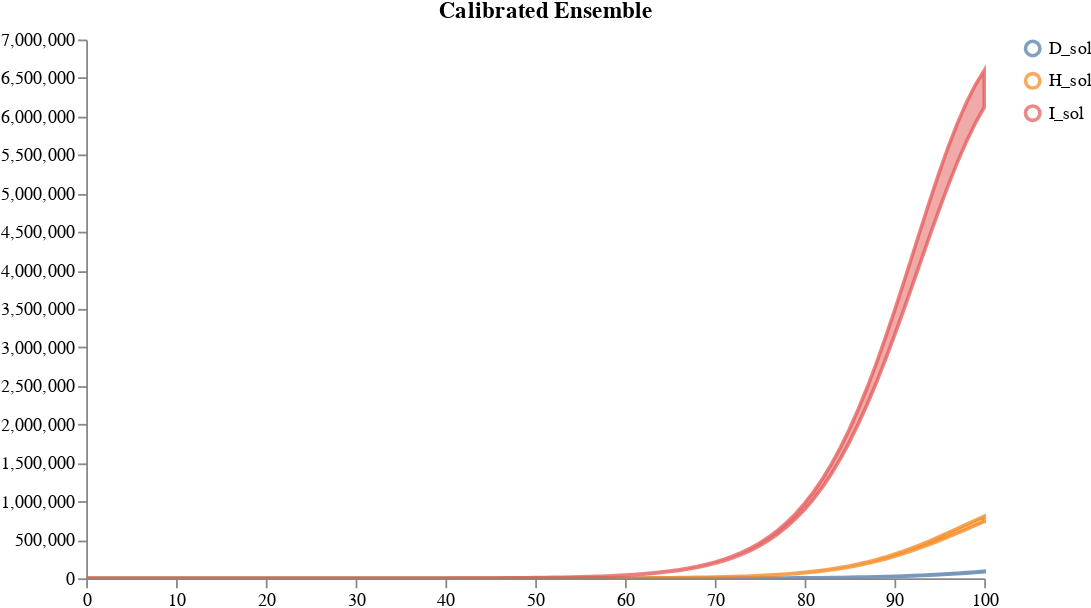

The cell this chart's notebook holds for it:
### Code cell
num_samples = 2
model_paths = [model1_location, model4_location]
data_path = "../../notebook/ensemble_eval_sa/NY_data1.csv"
weights = [1/2, 1/2]
solution_mappings = [{"I": "I", "H": "H", "D": "D"},
                     {"I": "I", "H": "H", "D": "D"}, 
                     ]

# Run the calibration and sampling
result = load_and_calibrate_and_sample_ensemble_model(
    model_paths,
    data_path,
    weights,
    solution_mappings,
    num_samples,
    timepoints,
    verbose=True,
    total_population=19340000,
    num_iterations=10,
    time_unit="days",
    visual_options={"title": "Calibrated Ensemble", "subset":".*_sol"}
)

plots.ipy_display(result["visual"])

### Figure 1 — Vega specification as saved in the notebook (floating-point values rounded to 4 significant figures; data arrays with more than 128 entries replaced by an {"elided": "..."} marker saying what was removed)
{"$schema": "https://vega.github.io/schema/vega/v5.json", "axes": [{"name": "x_axis", "orient": "bottom", "scale": "xscale", "zindex": 100}, {"name": "y_axis", "orient": "left", "scale": "yscale", "zindex": 100}], "data": [{"name": "distributions", "values": {"elided": "303 records"}}, {"name": "traces", "transform": [{"expr": "isValid(datum.value)", "type": "filter"}], "values": []}, {"name": "points", "values": []}, {"name": "markers", "values": []}, {"name": "selected", "on": [{"remove": true, "trigger": "clear"}, {"remove": true, "trigger": "!shift"}, {"insert": "clicked", "trigger": "!shift && clicked"}, {"toggle": "clicked", "trigger": "shift && clicked"}]}], "height": 300, "legends": [{"encode": {"labels": {"interactive": true, "name": "legendLabel", "update": {"opacity": [{"test": "!length(data('selected')) || indata('selected', 'value', datum.value)", "value": 1}, {"value": 0.25}]}}, "symbols": {"interactive": true, "name": "legendSymbol", "update": {"fill": {"value": "transparent"}, "opacity": [{"test": "!length(data('selected')) || indata('selected', 'value', datum.value)", "value": 0.7}, {"value": 0.15}], "size": {"value": 64}, "strokeWidth": {"value": 2}}}}, "name": "color_legend", "stroke": "color"}], "marks": [{"from": {"facet": {"data": "points", "groupby": "trajectory", "name": "points_split"}}, "marks": [{"encode": {"hover": {"fillOpacity": {"value": 0.9}}, "update": {"fill": {"field": "trajectory", "scale": "color"}, "fillOpacity": [{"test": "!length(data('selected')) || indata('selected', 'value', datum.trajectory)", "value": 0.5}, {"value": 0.15}], "size": {"value": 10}, "stroke": {"field": "trajectory", "scale": "color"}, "strokeOpacity": [{"test": "!length(data('selected')) || indata('selected', 'value', datum.trajectory)", "value": 0.75}, {"value": 0.15}], "strokeWidth": {"value": 2}, "tooltip": {"field": "value"}, "x": {"field": "timepoint", "scale": "xscale"}, "y": {"field": "value", "scale": "yscale"}}}, "from": {"data": "points"}, "name": "_points_symbol", "type": "symbol", "zindex": 3}, {"encode": {"hover": {"fillOpacity": {"value": 0.9}}, "update": {"interpolate": {"value": "linear"}, "stroke": {"field": "trajectory", "scale": "color"}, "strokeOpacity": [{"test": "!length(data('selected')) || indata('selected', 'value', datum.trajectory)", "value": 0.3}, {"value": 0.1}], "strokeWidth": {"value": 2}, "x": {"field": "timepoint", "scale": "xscale"}, "y": {"field": "value", "scale": "yscale"}}}, "from": {"data": "points"}, "name": "_points_line", "type": "line", "zindex": 3}], "name": "_points", "type": "group", "zindex": 3}, {"from": {"facet": {"data": "traces", "groupby": "trajectory", "name": "traces_split"}}, "marks": [{"encode": {"hover": {"fillOpacity": {"value": 0.9}}, "update": {"interpolate": {"value": "linear"}, "stroke": {"field": "trajectory", "scale": "color"}, "strokeOpacity": [{"test": "!length(data('selected')) || indata('selected', 'value', datum.trajectory)", "value": 0.75}, {"value": 0.15}], "strokeWidth": {"value": 2}, "x": {"field": "timepoint", "scale": "xscale"}, "y": {"field": "value", "scale": "yscale"}}}, "from": {"data": "traces_split"}, "name": "_traces_lines", "type": "line"}], "name": "_traces", "type": "group", "zindex": 2}, {"from": {"facet": {"data": "distributions", "groupby": "trajectory", "name": "trajectory_split"}}, "marks": [{"encode": {"hover": {"fillOpacity": {"value": 0.9}}, "update": {"fill": {"field": "trajectory", "scale": "color"}, "fillOpacity": [{"test": "!length(data('selected')) || indata('selected', 'value', datum.trajectory)", "value": 0.5}, {"value": 0.15}], "interpolate": {"value": "linear"}, "stroke": {"field": "trajectory", "scale": "color"}, "strokeOpacity": [{"test": "!length(data('selected')) || indata('selected', 'value', datum.trajectory)", "value": 0.75}, {"value": 0.15}], "strokeWidth": {"value": 2}, "x": {"field": "timepoint", "scale": "xscale"}, "y": {"field": "upper", "scale": "yscale"}, "y2": {"field": "lower", "scale": "yscale"}}}, "from": {"data": "trajectory_split"}, "type": "area"}], "name": "_distributions", "type": "group", "zindex": 1}, {"marks": [{"encode": {"enter": {"stroke": {"value": "lightgray"}}, "update": {"opacity": {"value": 1}, "x": {"field": "timepoint", "scale": "xscale"}, "y": {"signal": "height"}, "y2": {"value": 0}}}, "from": {"data": "markers"}, "name": "_marker text", "type": "rule"}, {"encode": {"enter": {"fontSize": {"value": 8}, "text": {"field": "datum.label"}, "y": {"value": 0}}}, "from": {"data": "_marker text"}, "name": "_marker flags", "transform": [{"as": ["x", "_y", "opacity", "align", "baseline"], "lineAnchor": "start", "offset": [1], "size": {"signal": "[width, height]"}, "type": "label"}], "type": "text"}], "name": "_markers", "type": "group"}], "scales": [{"domain": {"fields": [{"data": "distributions", "field": "timepoint"}, {"data": "traces", "field": "timepoint"}, {"data": "points", "field": "timepoint"}, {"data": "markers", "field": "timepoint"}]}, "name": "xscale", "range": "width", "type": "linear", "zero": false}, {"domain": {"fields": [{"data": "distributions", "field": "lower"}, {"data": "distributions", "field": "upper"}, {"data": "traces", "field": "value"}, {"data": "points", "field": "value"}]}, "name": "yscale", "nice": true, "range": "height", "type": "linear", "zero": true}, {"domain": {"fields": [{"data": "distributions", "field": "trajectory"}, {"data": "traces", "field": "trajectory"}, {"data": "points", "field": "trajectory"}]}, "name": "color", "range": "category", "type": "ordinal"}], "signals": [{"name": "clear", "on": [{"events": "mouseup[!event.item]", "force": true, "update": "true"}], "value": true}, {"name": "shift", "on": [{"events": "@legendSymbol:click, @legendLabel:click", "force": true, "update": "event.shiftKey"}], "value": false}, {"name": "clicked", "on": [{"events": "@legendSymbol:click, @legendLabel:click", "force": true, "update": "{value: datum.value}"}], "value": null}], "title": "Calibrated Ensemble", "width": 500}
